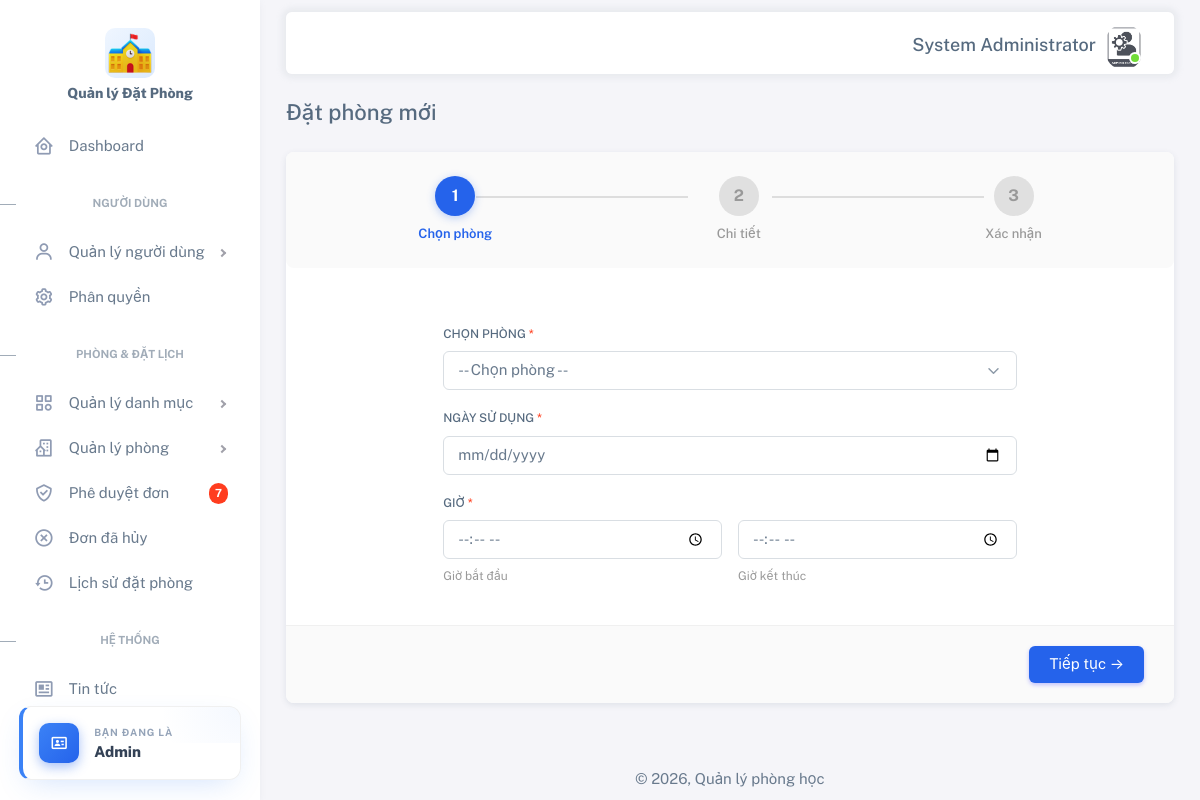
The app's page /admin/booking/booking-room.php (signed in) with its own data.
### tables this page shows
CREATE TABLE `users` (
  `id` int(11) NOT NULL COMMENT 'ID',
  `username` varchar(50) NOT NULL COMMENT 'Tên đăng nhập duy nhất',
  `password` varchar(255) NOT NULL COMMENT 'Mật khẩu sau khi mã hóa',
  `avatar` varchar(255) DEFAULT NULL COMMENT 'avatar',
  `full_name` varchar(100) DEFAULT NULL COMMENT 'Họ tên đầy đủ',
  `email` varchar(100) DEFAULT NULL COMMENT 'Email người dùng (duy nhất)',
  `phone` varchar(15) DEFAULT NULL COMMENT 'Số điện thoại',
  `role` enum('admin','giang_vien','sinh_vien') NOT NULL COMMENT 'Vai trò người dùng',
  `department` varchar(100) DEFAULT NULL COMMENT 'Khoa hoặc phòng ban',
  `student_code` varchar(20) DEFAULT NULL COMMENT 'Mã sinh viên (nếu là sinh viên)',
  `employee_code` varchar(20) DEFAULT NULL COMMENT 'Mã giảng viên (nếu là giảng viên)',
  `is_active` tinyint(1) DEFAULT 1 COMMENT 'Còn hoạt động hay không',
  `created_at` timestamp NOT NULL DEFAULT current_timestamp() COMMENT 'Thời gian tạo bản ghi',
  `updated_at` timestamp NOT NULL DEFAULT current_timestamp() ON UPDATE current_timestamp() COMMENT 'Thời gian cập nhật bản ghi'
);

### helpers/helpers.php (called while the page is built, shortened)
<?php
    function getUserById($conn, $userId) {
        $sql = "SELECT * FROM users WHERE id = ? LIMIT 1";
        $stmt = $conn->prepare($sql);
        $stmt->bind_param("i", $userId);
        $stmt->execute();
        $result = $stmt->get_result();
        return $result->fetch_assoc();
    }
?>

### admin/booking/booking-room.php (the view, shortened to what this page needs)
<?php
    include __DIR__ . '/../common/header.php';
    require_once __DIR__ . '/../../config/connect.php';
    require_once __DIR__ . '/../../helpers/helpers.php';
?>
</head>
<body>
    <div class="layout-wrapper layout-content-navbar">
        <div class="layout-container">
            <?php include __DIR__ . '/../common/menu-sidebar.php'; ?>
            <div class="layout-page">
                <?php include __DIR__ . '/../common/navbar.php'; ?>
                <div class="content-wrapper">
                    <div class="container-xxl flex-grow-1 container-p-y">
                        <div class="row mb-4">
                            <div class="col-12">
                                <h4 class="mb-1">Đặt phòng mới</h4>
                            </div>
                        </div>
                        <div class="card mb-4">
                            <div class="steps-container">
                                <div class="steps-wrapper">
                                    <div class="step-connector-line first" id="connector-1"></div>
                                    <div class="step-connector-line second" id="connector-2"></div>
                                    <div class="step-item active" id="step-1">
                                        <div class="step-badge">1</div>
                                        <span class="step-label">Chọn phòng</span>
                                    </div>
                                    <div class="step-item" id="step-2">
                                        <div class="step-badge">2</div>
                                        <span class="step-label">Chi tiết</span>
                                    </div>
                                    <div class="step-item" id="step-3">
                                        <div class="step-badge">3</div>
                                        <span class="step-label">Xác nhận</span>
                                    </div>
                                </div>
                            </div>
                            <div class="card-body mx-auto" style="width:70%">
                                <form id="bookingForm" method="POST" action="process-booking.php">
                                    <div class="form-section active" id="form-step-1">
                                        <div class="mb-3">
                                            <label class="form-label">Chọn phòng <span
                                                    class="text-danger">*</span></label>
                                            <select class="form-select" id="roomSelect" name="room_id">
                                                <option value="">-- Chọn phòng --</option>
                                            </select>
                                        </div>
                                        <div class="mb-3">
                                            <label class="form-label">Ngày sử dụng <span
                                                    class="text-danger">*</span></label>
                                            <div style="position: relative;">
                                                <input type="date" class="form-control" id="bookingDate"
                                                    name="booking_date" />
                                            </div>
                                        </div>
                                        <div class="mb-3">
                                            <label class="form-label">Giờ <span class="text-danger">*</span></label>
                                            <div class="time-row">
                                                <div class="time-input-group">
                                                    <input type="time" class="form-control" id="startTime"
                                                        name="start_time" min="07:00" max="21:00" />
                                                </div>
                                                <div class="time-input-group">
                                                    <input type="time" class="form-control" id="endTime"
                                                        name="end_time" min="07:00" max="21:00" />
                                                </div>
                                            </div>
                                            <div class="time-labels">
                                                <span class="time-label">Giờ bắt đầu</span>
                                                <span class="time-label">Giờ kết thúc</span>
                                            </div>
                                        </div>
                                    </div>
                                </form>
                            </div>
                            <div class="card-footer">
                                <button class="btn btn-primary justify-content-end" id="btn-next" onclick="handleNext()">
                                </button>
                            </div>
                        </div>
                    </div>
                    <?php include __DIR__ . '/../common/footer.php'; ?>
                </div>
            </div>
        </div>
    </div>
</body>
</html>

### admin/common/navbar.php (shortened to what this page needs)
<?php
    require_once __DIR__ . '/../../config/connect.php';
    require_once __DIR__ . '/../../helpers/helpers.php';
    $userId = $_SESSION['user_id'] ? intval($_SESSION['user_id']) : 0;
    $userLoginId = getUserById($conn, $userId);
?>
<nav class="layout-navbar container-xxl navbar navbar-expand-xl navbar-detached align-items-center bg-navbar-theme"
    id="layout-navbar" style="z-index: 1;">
    <div class="navbar-nav-right d-flex align-items-center" id="navbar-collapse">
        <ul class="navbar-nav flex-row align-items-center ms-auto">
            <h5 style="padding-top: 8%;"><?php echo $userLoginId['full_name']; ?></h5>
            <li class="nav-item navbar-dropdown dropdown-user dropdown">
                <a class="nav-link dropdown-toggle hide-arrow" href="javascript:void(0);" data-bs-toggle="dropdown">
                    <div class="avatar avatar-online">
                        <img src="<?php echo !empty($userLoginId['avatar']) ? '../../assets/' . htmlspecialchars($userLoginId['avatar']) : ''; ?>" alt class="w-px-40 h-auto rounded-circle" />
                    </div>
                </a>
            </li>
        </ul>
    </div>
</nav>

### admin/booking/booking-room.php (style rules this page uses)
.steps-container { display: flex; justify-content: space-around; align-items: center; padding: 24px 20px; background: #fafafa; position: relative; margin-bottom: 30px; border-radius: 8px; }
.steps-wrapper { display: flex; justify-content: space-around; align-items: center; width: 100%; position: relative; }
.step-connector-line { position: absolute; top: 20px; height: 2px; background-color: #ddd; width: 25%; z-index: 1; }
.step-connector-line.first { left: 20%; }
.step-connector-line.second { left: 55%; }
.step-item { display: flex; flex-direction: column; align-items: center; gap: 8px; position: relative; z-index: 2; }
.step-badge { width: 40px; height: 40px; border-radius: 50%; background: #e0e0e0; color: #999; display: flex; align-items: center; justify-content: center; font-weight: 700; font-size: 16px; transition: all 0.3s; flex-shrink: 0; }
.step-item.active .step-badge { background: #2563eb; color: white; box-shadow: 0 2px 8px rgba(37, 99, 235, 0.3); }
.step-label { font-size: 13px; color: #999; font-weight: 500; white-space: nowrap; }
.step-item.active .step-label { color: #2563eb; font-weight: 600; }
.form-section { display: none; }
.form-section.active { display: block; animation: fadeIn 0.3s ease-in; }
.time-row { display: grid; grid-template-columns: 1fr 1fr; gap: 16px; }
.time-input-group { position: relative; }
.time-labels { display: grid; grid-template-columns: 1fr 1fr; gap: 16px; margin-top: 8px; }
.time-label { font-size: 12px; color: #999; }
.card-footer { padding: 20px 30px; border-top: 1px solid #f0f0f0; display: flex; justify-content: flex-end; gap: 12px; background: #fafafa; }
.btn-primary { background: #2563eb; color: white; border: none; }

### records on screen
users: full_name "System Administrator", avatar (picture)

### other values on screen
$pending_count "7"
$role_map[$_SESSION['user_role']] "Admin"
